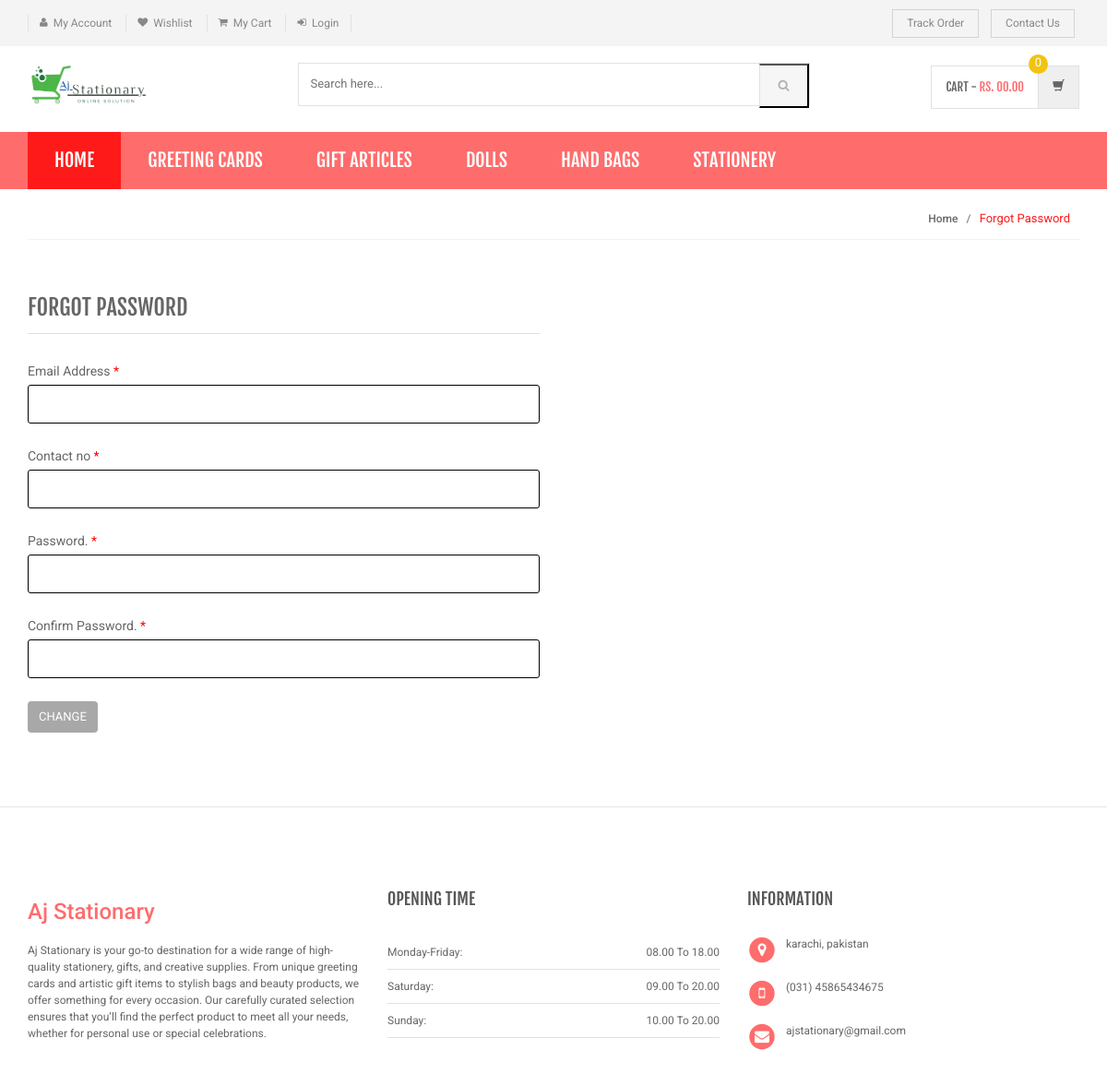
The app's page /shopping/forgot-password.php with its own data.
### tables this page shows
CREATE TABLE `category` (
  `id` int(11) NOT NULL,
  `categoryName` varchar(255) DEFAULT NULL,
  `categoryDescription` longtext DEFAULT NULL,
  `creationDate` timestamp NOT NULL DEFAULT current_timestamp(),
  `updationDate` varchar(255) DEFAULT NULL
);

### shopping/includes/menu-bar.php (the view, shortened to what this page needs)
<div class="header-nav animate-dropdown">
    <div class="container">
        <div class="yamm navbar navbar-default" role="navigation">
            <div class="nav-bg-class">
                <div class="navbar-collapse collapse" id="mc-horizontal-menu-collapse">
	<div class="nav-outer ">
		<ul class="nav navbar-nav ">
			<li class="active dropdown yamm-fw ">
				<a href="index.php" data-hover="dropdown" class="dropdown-toggle">Home</a>
			</li>
              <?php $sql=mysqli_query($con,"select id,categoryName  from category limit 6");
while($row=mysqli_fetch_array($sql))
{
    ?>
			<li class="dropdown yamm bg-dark">
				<a href="category.php?cid=<?php echo $row['id'];?>"> <?php echo $row['categoryName'];?></a>
			</li>
			<?php } ?>
		</ul>
		<div class="clearfix"></div>
	</div>
</div>
            </div>
        </div>
    </div>
</div>

### shopping/assets/css/red.css (style rules this page uses)
a { color: #ff6c6c; }
.header-style-1 .header-nav { background: #ff6c6c; }
.cnt-home .header-style-1 .header-nav .navbar .navbar-nav > li.active { background: #ff1a1a; }

### shopping/assets/css/lightbox.css (style rules this page uses)
body:after { content: url(../images/close.png) url(../images/loading.gif) url(../images/prev.png) url(../images/next.png); display: none; }

### shopping/assets/css/green.css (style rules this page uses)
a { color: #abd07e; }
.header-style-1 .header-nav { background: #abd07e; }
.cnt-home .header-style-1 .header-nav .navbar .navbar-nav > li.active { background: #84b943; }

### shopping/assets/css/blue.css (style rules this page uses)
a { color: #3498db; }
.header-style-1 .header-nav { background: #3498db; }
.cnt-home .header-style-1 .header-nav .navbar .navbar-nav > li.active { background: #1d6ca1; }

### shopping/assets/css/orange.css (style rules this page uses)
a { color: #f39c12; }
.header-style-1 .header-nav { background: #f39c12; }
.cnt-home .header-style-1 .header-nav .navbar .navbar-nav > li.active { background: #ab6c09; }

### shopping/assets/css/dark-green.css (style rules this page uses)
a { color: #12cca7; }
.header-style-1 .header-nav { background: #12cca7; }
.cnt-home .header-style-1 .header-nav .navbar .navbar-nav > li.active { background: #0b816a; }

### records on screen
category: categoryName "GREETING CARDS"
category: categoryName "GIFT ARTICLES"
category: categoryName "DOLLS"
category: categoryName "HAND BAGS"
category: categoryName "STATIONERY"
